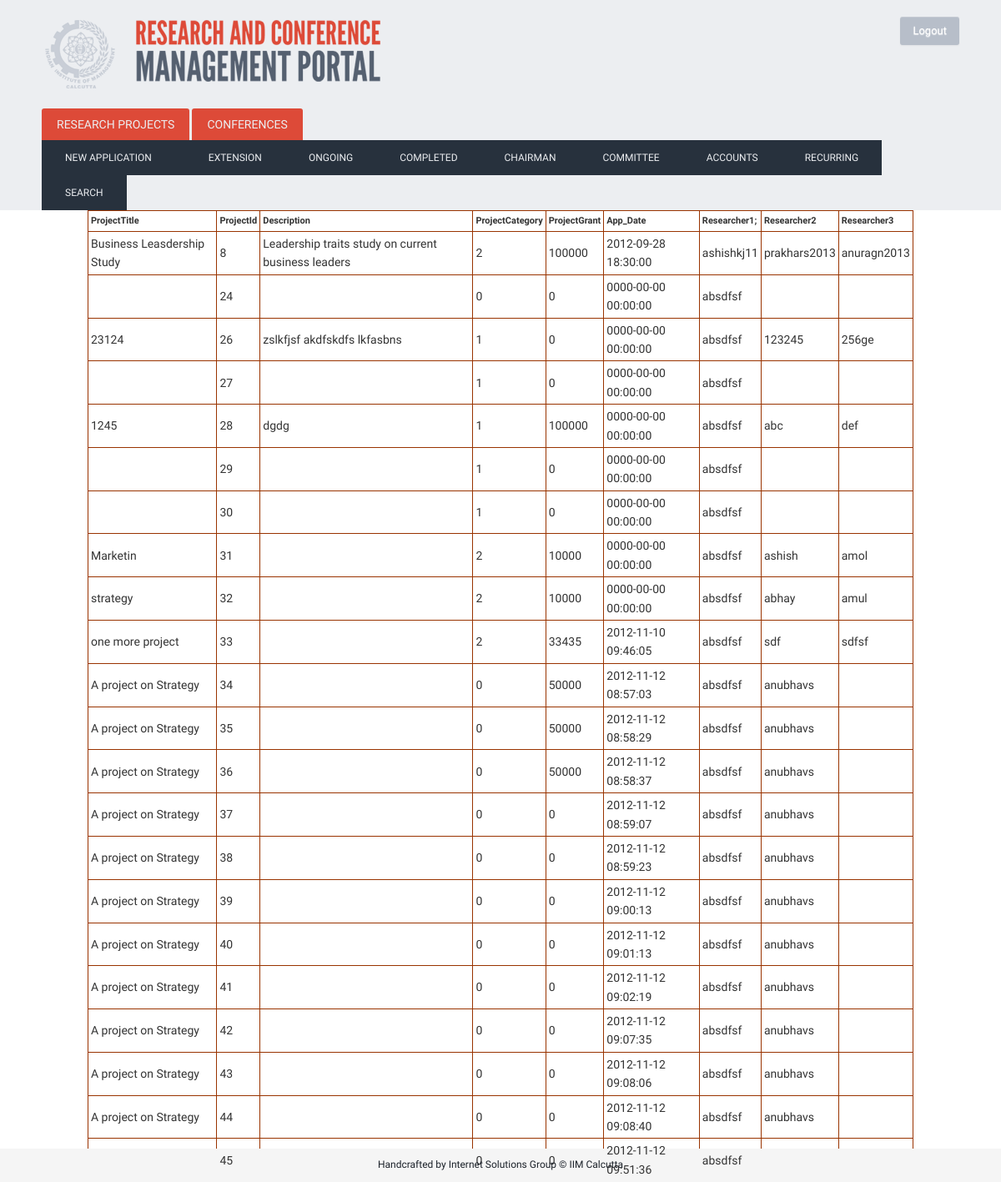
Page /index.php/app_admin (signed in) on the committed database.
### tables this page shows
CREATE TABLE IF NOT EXISTS `project` (
  `ProjectTitle` varchar(400) NOT NULL,
  `ProjectId` bigint(200) NOT NULL AUTO_INCREMENT,
  `Description` varchar(2000) NOT NULL,
  `App_Date` timestamp NOT NULL DEFAULT CURRENT_TIMESTAMP COMMENT 'The  date of application of the project',
  `Start_Date` date NOT NULL,
  `End_Date` date NOT NULL,
  `Researcher1` varchar(80) NOT NULL,
  `Researcher2` varchar(80) NOT NULL,
  `Researcher3` varchar(80) NOT NULL,
  `ProjectCategory` int(11) NOT NULL,
  `ProjectGrant` int(11) NOT NULL,
  `PStatus` varchar(50) NOT NULL,
  `Deliverables` varchar(500) NOT NULL,
  PRIMARY KEY (`ProjectId`),
  UNIQUE KEY `ProjectId` (`ProjectId`),
  UNIQUE KEY `ProjectId_2` (`ProjectId`)
);

### index.php (called while the page is built, shortened)
<?php
require_once BASEPATH.'core/CodeIgniter.php';

### application/models/project_model.php (called while the page is built, shortened)
<?PHP
class Project_model extends CI_Model {
	function project_stage($stage)
		{
		$queryStr='SELECT * FROM project WHERE PStatus = "app_'.$stage.'";';
		$query = $this->db->query($queryStr);
		return $query;
		}
}
?>

### application/controllers/app_admin.php (the view, shortened to what this page needs)
<?PHP
class App_admin extends CI_Controller {
	function index()
		{
			$data['myClass']=$this;
			$data['action']=0;
			if($_SESSION['usertype']==1){
				$this->load->view('layout',$data);
			} elseif ($_SESSION['usertype']==2){
				$this->load->view('layoutComm',$data);
			} elseif($_SESSION['usertype']==3){
				$this->load->view('layoutChairman',$data);
			}
		}
	function load_php()
				{
				$this->load->model('project_model');
				$stage='admin';
				$Query= $this->project_model->project_stage($stage);
				echo '<TABLE width="90%" border="1" bordercolor="#993300" align="center" cellpadding="3" cellspacing="1" class="table_border_both_left"><tr  class="heading_table_top">
					 ';
					 echo '<TR><TD><h4>ProjectTitle</h4></TD><TD><h4>ProjectId</h4></TD><TD><h4>Description</h4></TD><TD><h4>ProjectCategory</TD><TD><h4>ProjectGrant</TD><TD><h4>App_Date</TD><TD><h4>Researcher1;</TD><TD><h4>Researcher2</TD><TD><h4>Researcher3 </h1>';
					 foreach($Query->result() as $row)
					 {
						 echo '<TR><TD>';
						 print $row->ProjectTitle;
						 echo '</TD><TD>';
						 print $row->ProjectId;
						 echo '</TD><TD>';
						 print $row->Description;
						 echo '</TD><TD>';
						 print $row->ProjectCategory;
						 echo '</TD><TD>';
						 print $row->ProjectGrant;
						 echo '</TD><TD>';
						 print $row->App_Date;
						 echo '</TD><TD>';
						 print $row->Researcher1;
						 echo '</TD><TD>';
						 print $row->Researcher2;
						 echo '</TD><TD>';
						 print $row->Researcher3;
					 }
				echo '</TABLE>';
                }
	}
?>

### application/views/layout.php (shortened to what this page needs)
<!DOCTYPE html>
<html lang="en">
  <head>
    <link rel="stylesheet" href="static/css/bootstrap.min.css" >
    <link href="static/css/custom.css" rel="stylesheet" type="text/css" >
  </head>
  <body>
<div id="wrap">
    <div class="mast_head">
        <div class="container">
            <div id="logo"></div>
            <a class="btn logout_btn" href="logout">Logout</a>
        </div>
    </div>
    <div class="top_nav">
           <div id="tabbar" class="usual">
            <div class="container">
                <ul id="bars">
                    <li><a href="#resproj">Research Projects</a></li>
                    <li><a href="#confs">Conferences</a></li>
                </ul>
                <div id="resproj" style="display: block">
                    <ul>
                        <li><a href="/rp/new_application">New Application</a> </li>
                        <li><a href="/rp/extension">Extension</a> </li>
                        <li><a href="/rp/ongoing">Ongoing</a> </li>
                        <li><a href="/rp/completed">Completed</a> </li>
                        <li><a href="/rp/app_chairman">Chairman</a> </li>
                        <li><a href="/rp/app_committee">Committee</a> </li>
                        <li><a href="/rp/Accounts">Accounts</a> </li>
                        <li><a href="/rp/recurring">Recurring</a> </li>
                        <li><a href="/rp/searchProject">Search</a> </li>
                    </ul>
                </div>
           </div>
        </div>
    </div>
    <div class="container">
        <div>
			<?php
					if ($action==0)
					{
					$myClass->load_php();
					}
					elseif ($action==1)
					{
					$myClass->load_php($msg);
					}
					elseif ($action==2)
					{
					$myClass->approveMsg($msg);
					}
					elseif ($action==3)
					{
					$myClass->load_search($searchBy,$searchValue);
					}
			?>
             </div>
        </div>
    </div>
    <footer>
        <div id="container">
            <p>Handcrafted by Internet Solutions Group &copy; IIM Calcutta</p>
        </div>
    </footer>
  </body>
</html>

### static/css/custom.css (style rules this page uses)
html, body { height: 100%; }
body { background: url('/static/img/denim.png'); font-family: 'Droid Sans', sans-serif; font-weight: normal; font-size: 14px; line-height: 1.6; }
.container { width: 1100px; }
h4 { font-size: 11px; }
#logo { width: 820px; height: 100px; background: url("../img/heading.png") -21px -9px no-repeat; float: left; }
.btn { padding: 10px 20px; background: #b7bec9; color: white; -webkit-border-radius: 3px; -moz-border-radius: 3px; border-radius: 3px; border: 0px; }
.logout_btn { float: right; padding: 8px 15px; font: 12px; }
.mast_head { background: #eceef1; color: white; height: 110px; padding-top: 20px; }
.usual ul { margin-left: 0px; }
.usual ul li a { font-size: 12px; border: none; height: auto; display : block; color: #ECEEF1; padding : 10px 18px; text-decoration: none; text-transform: uppercase; }
.usual div { clear:left; }
#tabbar { background: #eceef1; }
#tabbar ul li { float: left; list-style-type: none; }
#bars li { background: #DD4A38; margin-right: 3px; -webkit-border-radius: 3px 3px 0px 0px; -moz-border-radius: 3px 3px 0 0; border-radius: 3px 3px 0 0; }
#bars li a { font-size: 14px; }
#resproj ul li a { background: #27313D; padding: 12px 28px; text-decoration: none; }
#resproj ul li:first-child a { padding-right: 40px; }
#wrap { min-height: 100%; height: auto !important; height: 100%; margin: 0 auto -40px; }
footer { text-align: center; background-color: #f5f5f5; height: 40px; font-size: 12px; color: #1B2129; }
footer p { padding-top: 10px; }

### rows in the picture
project: ProjectTitle "Business Leasdership Study", ProjectId "8", Description "Leadership traits study on current business leaders", ProjectCategory "2", ProjectGrant "100000", App_Date "2012-09-28 18:30:00", Researcher1 "ashishkj11", Researcher2 "prakhars2013", Researcher3 "anuragn2013"
project: ProjectId "24", ProjectCategory "0", ProjectGrant "0", App_Date "0000-00-00 00:00:00", Researcher1 "absdfsf"
project: ProjectTitle "23124", ProjectId "26", Description "zslkfjsf akdfskdfs lkfasbns", ProjectCategory "1", ProjectGrant "0", App_Date "0000-00-00 00:00:00", Researcher1 "absdfsf", Researcher2 "123245", Researcher3 "256ge"
project: ProjectId "27", ProjectCategory "1", ProjectGrant "0", App_Date "0000-00-00 00:00:00", Researcher1 "absdfsf"
project: ProjectTitle "1245", ProjectId "28", Description "dgdg", ProjectCategory "1", ProjectGrant "100000", App_Date "0000-00-00 00:00:00", Researcher1 "absdfsf", Researcher2 "abc", Researcher3 "def"
project: ProjectId "29", ProjectCategory "1", ProjectGrant "0", App_Date "0000-00-00 00:00:00", Researcher1 "absdfsf"
project: ProjectId "30", ProjectCategory "1", ProjectGrant "0", App_Date "0000-00-00 00:00:00", Researcher1 "absdfsf"
project: ProjectTitle "Marketin", ProjectId "31", ProjectCategory "2", ProjectGrant "10000", App_Date "0000-00-00 00:00:00", Researcher1 "absdfsf", Researcher2 "ashish", Researcher3 "amol"
project: ProjectTitle "strategy", ProjectId "32", ProjectCategory "2", ProjectGrant "10000", App_Date "0000-00-00 00:00:00", Researcher1 "absdfsf", Researcher2 "abhay", Researcher3 "amul"
project: ProjectTitle "one more project", ProjectId "33", ProjectCategory "2", ProjectGrant "33435", App_Date "2012-11-10 09:46:05", Researcher1 "absdfsf", Researcher2 "sdf", Researcher3 "sdfsf"
project: ProjectTitle "A project on Strategy", ProjectId "34", ProjectCategory "0", ProjectGrant "50000", App_Date "2012-11-12 08:57:03", Researcher1 "absdfsf", Researcher2 "anubhavs"
project: ProjectTitle "A project on Strategy", ProjectId "35", ProjectCategory "0", ProjectGrant "50000", App_Date "2012-11-12 08:58:29", Researcher1 "absdfsf", Researcher2 "anubhavs"
project: ProjectTitle "A project on Strategy", ProjectId "36", ProjectCategory "0", ProjectGrant "50000", App_Date "2012-11-12 08:58:37", Researcher1 "absdfsf", Researcher2 "anubhavs"
project: ProjectTitle "A project on Strategy", ProjectId "37", ProjectCategory "0", ProjectGrant "0", App_Date "2012-11-12 08:59:07", Researcher1 "absdfsf", Researcher2 "anubhavs"
project: ProjectTitle "A project on Strategy", ProjectId "38", ProjectCategory "0", ProjectGrant "0", App_Date "2012-11-12 08:59:23", Researcher1 "absdfsf", Researcher2 "anubhavs"
project: ProjectTitle "A project on Strategy", ProjectId "39", ProjectCategory "0", ProjectGrant "0", App_Date "2012-11-12 09:00:13", Researcher1 "absdfsf", Researcher2 "anubhavs"
project: ProjectTitle "A project on Strategy", ProjectId "40", ProjectCategory "0", ProjectGrant "0", App_Date "2012-11-12 09:01:13", Researcher1 "absdfsf", Researcher2 "anubhavs"
project: ProjectTitle "A project on Strategy", ProjectId "41", ProjectCategory "0", ProjectGrant "0", App_Date "2012-11-12 09:02:19", Researcher1 "absdfsf", Researcher2 "anubhavs"
project: ProjectTitle "A project on Strategy", ProjectId "42", ProjectCategory "0", ProjectGrant "0", App_Date "2012-11-12 09:07:35", Researcher1 "absdfsf", Researcher2 "anubhavs"
project: ProjectTitle "A project on Strategy", ProjectId "43", ProjectCategory "0", ProjectGrant "0", App_Date "2012-11-12 09:08:06", Researcher1 "absdfsf", Researcher2 "anubhavs"
project: ProjectTitle "A project on Strategy", ProjectId "44", ProjectCategory "0", ProjectGrant "0", App_Date "2012-11-12 09:08:40", Researcher1 "absdfsf", Researcher2 "anubhavs"
project: ProjectId "45", ProjectCategory "0", ProjectGrant "0", App_Date "2012-11-12 09:51:36", Researcher1 "absdfsf"
